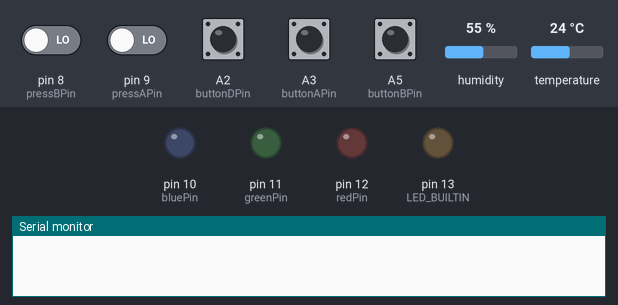
The sketch below on a simulated Arduino Nano, built with avr-gcc and run on an emulated ATmega328P. Shown: output pins drawn as LEDs (lit = HIGH), the last lines printed to the serial monitor. Dashed ring = blinking. The test bench sets the inputs (shaded band); at power-on: A2 (buttonDPin), A3 (buttonAPin), A5 (buttonBPin), pin 8 (pressBPin), pin 9 (pressAPin) LOW, humidity 55 %, temperature 24 °C.

Above: at 6.2 s.
6.3 s: A2 (buttonDPin) pulled HIGH for 1 s
At 6.8 s:
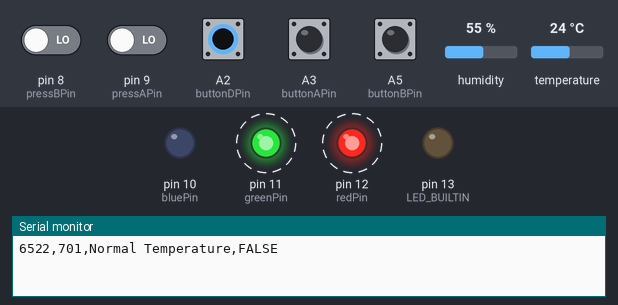
9.0 s: A3 (buttonAPin) pulled HIGH for 0.3 s
At 9.4 s:
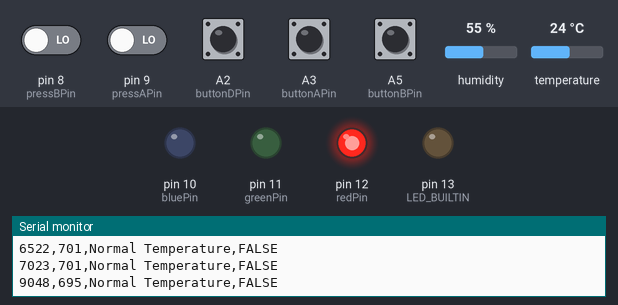
11.0 s: A5 (buttonBPin) pulled HIGH for 0.3 s
At 11.4 s:
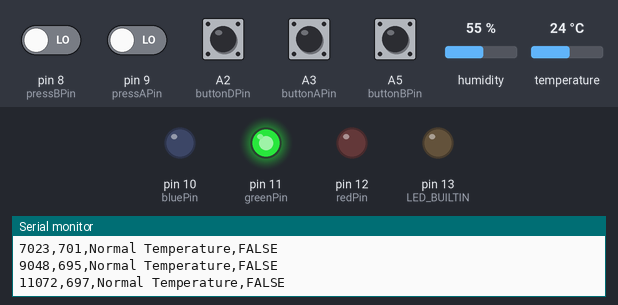
13.0 s: pin 8 (pressBPin) driven HIGH and pin 9 (pressAPin) driven HIGH and A2 (buttonDPin) driven HIGH and A3 (buttonAPin) driven HIGH and A5 (buttonBPin) driven HIGH
At 13.5 s:
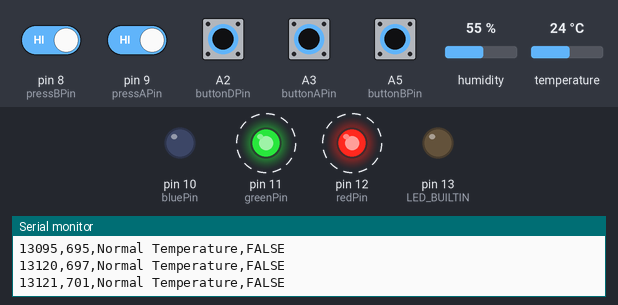
Timing chart, 0 to 20.0 s (numbered marks = the images above; inputs shaded):
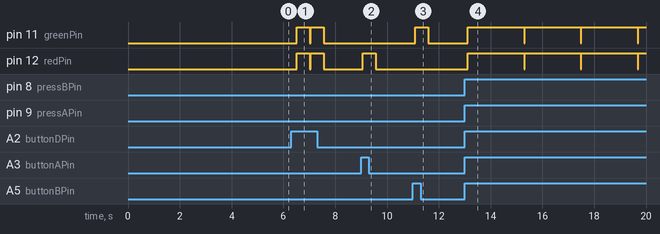

Measured:
- after the input at 6.3 s, pin 11 (greenPin), pin 12 (redPin): alternates HIGH for 0.50 s and LOW for 0.02 s, 4 changes in all, then stays LOW, starting after 0.22 s
- after the input at 9.0 s, pin 12 (redPin): LOW → HIGH after 0.07 s, → LOW 0.50 s later
- after the input at 11.0 s, pin 11 (greenPin): LOW → HIGH after 0.10 s, → LOW 0.50 s later
- after the input at 13.0 s, pin 11 (greenPin), pin 12 (redPin): alternates HIGH for 2.2 s and LOW for 0.02 s, starting after 0.12 s

The sketch:

FINAL.ino
```cpp
/*
  Poketoy Arduino Code

  Codes the poketoy and collects data.
  The data is then saved to the computer as a CSV file using FinalPyCode.py.

  Written 17 December 2025
  by Claire Schwartz

  Final project code for CS 584 Physical Computing
  with Dr. Kristin Williams
*/

// Temperature Sensor
#include "DHT.h"
#define DHTPIN 2
#define DHTTYPE DHT11
DHT dht(DHTPIN, DHTTYPE);
float initTemp = 0;

// Lights
const int redPin = 12;
const int greenPin = 11;
const int bluePin = 10;

// Buttons
const int buttonAPin = A3; int buttonA = 0;
const int buttonBPin = A5; int buttonB = 0;
const int buttonCPin = A6; int buttonC = 0;
const int buttonDPin = A2; int buttonD = 0;

// Pressure Sensors
const int pressAPin = 9; float timeA = 0;
const int pressBPin = 8; float timeB = 0;
int stress = 0;

// the setup function runs once when you press reset or power the board
void setup() {
  Serial.begin(9600);
  // OUTPUTS
  pinMode(LED_BUILTIN, OUTPUT);
  pinMode(redPin, OUTPUT);
  pinMode(greenPin, OUTPUT);
  pinMode(bluePin, OUTPUT);
  // INPUTS
  pinMode(buttonAPin, INPUT);
  pinMode(buttonBPin, INPUT);
  pinMode(buttonCPin, INPUT);
  pinMode(buttonDPin, INPUT);
  pinMode(pressAPin, INPUT);
  pinMode(pressBPin, INPUT);
  // Temperature initialize
  //    Wait 5 seconds to ensure accurate reading
  dht.begin();
  delay(5000);
  initTemp = dht.readTemperature(true);
}

// the loop function runs over and over again forever
void loop() {
  // Read button values
  buttonA = digitalRead(buttonAPin);
  buttonB = digitalRead(buttonBPin);
  buttonC = digitalRead(buttonCPin);
  buttonD = digitalRead(buttonDPin);

  // consistently check pressure sensors
  bool stress = 0;
  if (digitalRead(pressAPin) && timeA == 0) {
    timeA = millis();
  } else if (!digitalRead(pressAPin) && timeA != 0) {
    // pressure must be held for >= 2 sec to count as stress indicator
    timeA = millis() - timeA;
    if (timeA > 2000) {
      stress += 1;
    }
    timeA = 0;
  }
  if (digitalRead(pressBPin) && timeB == 0) {
    timeB = millis();
  } else if (!digitalRead(pressBPin) && timeB != 0) {
    // pressure must be held for >= 2 sec to count as stress indicator
    timeB = millis() - timeB;
    if (timeB > 2000) {
      stress += 1;
    }
    timeB = 0;
  }

  // check if a button is pressed
  //    if it has been, call buttonPressed(button) to log next person
  if (buttonA == HIGH) {
    buttonPressed(0);
    digitalWrite(redPin, HIGH);
  }
  if (buttonB == HIGH) {
    buttonPressed(1);
    digitalWrite(greenPin, HIGH);
  }
  if (buttonC == HIGH) {
    buttonPressed(2);
    digitalWrite(bluePin, HIGH);
  }
  if (buttonD == HIGH) {
    buttonPressed(3);
    digitalWrite(greenPin, HIGH);
    digitalWrite(redPin, HIGH);
  }
  delay(500); // pause for lights
  // turn lights off
  digitalWrite(redPin, LOW);
  digitalWrite(greenPin, LOW);
  digitalWrite(bluePin, LOW);
}

/*
@param int button: the number corresponding to which button was pressed
no return

This function logs the information for one person.
It is logged with each piece of info separated by a comma,
this way it can later be read into a CSV.
*/
void buttonPressed(int button) {
  int buttons[] = {"A", "B", "C", "D"};
  // start new row of data
  Serial.print(millis()); // time
  Serial.print(",");
  Serial.print(buttons[button]); // button choice
  Serial.print(",");
  printTemp(); // temperature measure
  Serial.print(",");
  printStress(); // stress measure
  Serial.println(); // new line for new person
}

/*
No params. No return.

This function prints the user's temperature as:
High (if the measured temp is 2-5 degrees over the room temp)
Very High (if the measured temp is 5+ degrees over the room temp)
or Normal (otherwise)
*/
void printTemp() {
  // TEMP SENSOR
  float temp = dht.readTemperature(true);
  if (temp > initTemp + 2) {
    Serial.print("High Temperature");
  } else if (temp > initTemp + 5) {
    Serial.print("Very High Temperature");
  } else {
    Serial.print("Normal Temperature");
  }
}

/*
No params. No return.

This function prints the user's stress as:
TRUE if both pressure sensors are high for one user.
FALSE otherwise.

Before ending, the pressure sensor is reset for the next person.
*/
void printStress() {
// PRESSURE SENSOR
  if (stress == 2) { // indicates both sensors were HIGH
    Serial.print("TRUE");
  } else {
    Serial.print("FALSE");
  }
  stress = 0; // reset for next person
}
```
